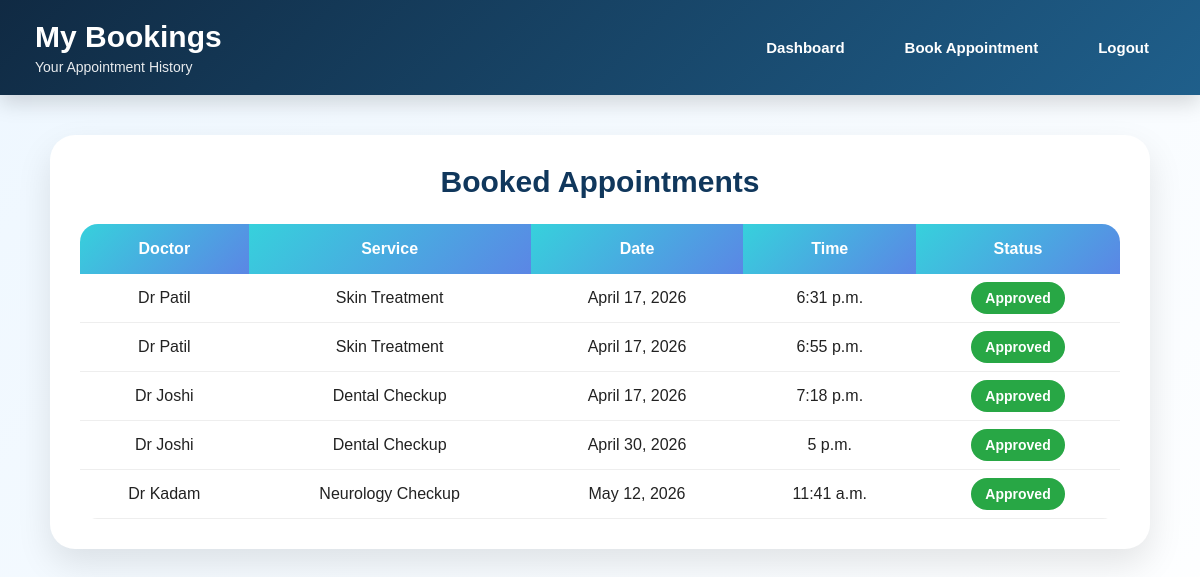
The page /mybooking/ (signed in) on the database as committed earlier.
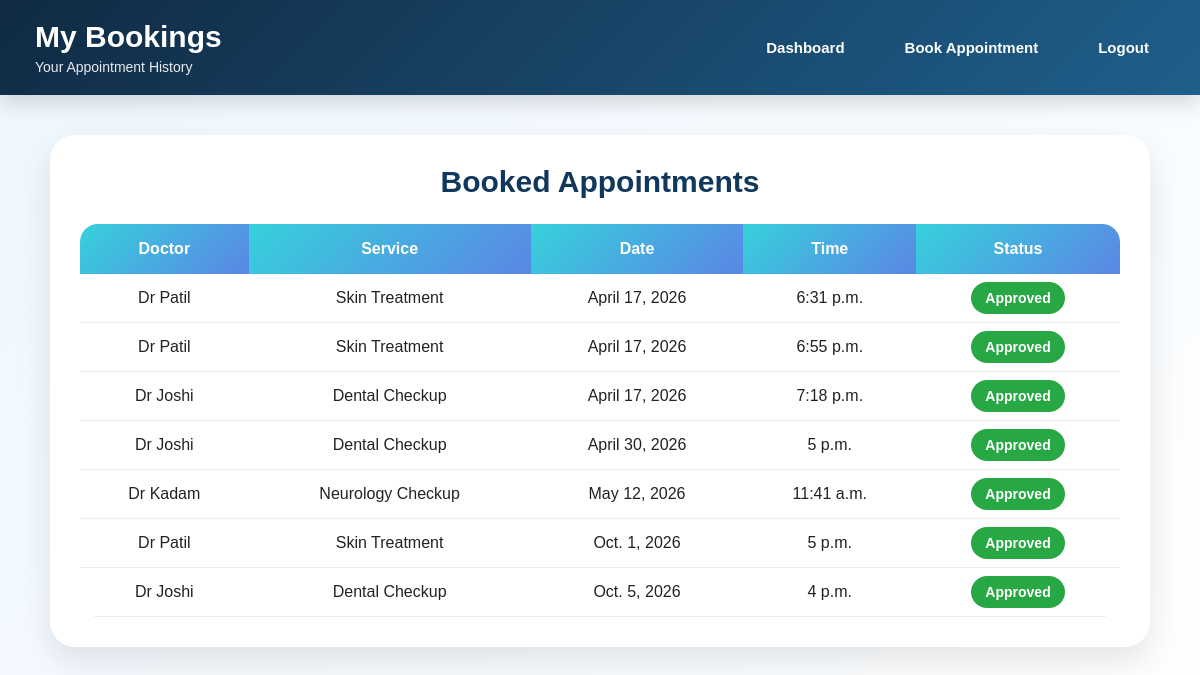
The same page on the database as committed later.
### scheduler/models.py (models this page shows, shortened)
class Appointment(models.Model):
    STATUS = [
        ('Pending', 'Pending'),
        ('Approved', 'Approved'),
        ('Rejected', 'Rejected'),
    ]
    user = models.ForeignKey(User, on_delete=models.CASCADE)
    patient_name = models.CharField(max_length=100)
    doctor = models.ForeignKey(Doctor, on_delete=models.CASCADE)
    service = models.ForeignKey(Service, on_delete=models.CASCADE)
    date = models.DateField()
    time = models.TimeField()
    status = models.CharField(max_length=20, choices=STATUS, default="Pending")

class Doctor(models.Model):
    name = models.CharField(max_length=100)
    specialization = models.ForeignKey(Specialization, on_delete=models.CASCADE)
    experience = models.IntegerField()
    fee = models.IntegerField()

class Service(models.Model):
    service_name = models.CharField(max_length=100)
    description = models.CharField(max_length=200)
    price = models.IntegerField()
    duration = models.IntegerField()

### scheduler/views.py (the view)
# urls.py: path('mybooking/', views.mybooking, name='mybooking'),
def mybooking(request):
    if 'user_id' not in request.session:
        return redirect('/login/')
    user = User.objects.get(id=request.session['user_id'])
    data = Appointment.objects.filter(user=user)
    return render(request, 'mybooking.html', {'data': data})

### scheduler/templates/mybooking.html (shortened to what this page needs)
{% load static %}
<!DOCTYPE html>
<html>
<head>
    <link rel="stylesheet" href="{% static 'css/style1.css' %}">
</head>
<body class="mybooking_body">
<header class="dash_header">
    <div class="logo_area">
        <h1>My Bookings</h1>
        <p>Your Appointment History</p>
    </div>
    <nav>
        <a href="/dashboard/">Dashboard</a>
        <a href="/booking/">Book Appointment</a>
        <a href="/logout/">Logout</a>
    </nav>
</header>
<section class="mybooking_section">
<div class="mybooking_box">
<h2>Booked Appointments</h2>
{% if data %}
<table class="booking_table">
<tr>
<th>Doctor</th>
<th>Service</th>
<th>Date</th>
<th>Time</th>
<th>Status</th>
</tr>
{% for i in data %}
<tr>
<td>{{ i.doctor.name }}</td>
<td>{{ i.service.service_name }}</td>
<td>{{ i.date }}</td>
<td>{{ i.time }}</td>
<td>
{% if i.status == "Approved" %}
<span class="status approved">Approved</span>
{% elif i.status == "Rejected" %}
<span class="status rejected">Rejected</span>
{% else %}
<span class="status pending">Pending</span>
{% endif %}
</td>
</tr>
{% endfor %}
</table>
{% else %}
<div class="no_booking">
    <h3>No Bookings Yet</h3>
    <p>You have not booked any appointment.</p>
    <a href="/booking/" class="main_btn">Book Now</a>
</div>
{% endif %}
</div>
</section>
</body>
</html>

### scheduler/static/css/style1.css (style rules this page uses)
* { margin:0; padding:0; box-sizing:border-box; }
body { font-family: sans-serif; background:linear-gradient(to right,#eef7ff,#f7fcff); color:#222; }
header { background:linear-gradient(120deg,#102a43,#1f5f8b); color:white; padding:15px 30px; display:flex; justify-content:space-between; align-items:center; position:sticky; top:0; z-index:1000; box-shadow:0 5px 15px rgba(0,0,0,0.2); }
header h1 { font-size:26px; font-weight:700; }
nav a { color:white; margin-left:18px; text-decoration:none; font-size:15px; padding:8px 14px; border-radius:8px; transition:0.3s; }
section h2 { font-size:30px; margin-bottom:25px; color:#10375c; }
body header:has(h1) { justify-content:center; }
.dash_header { background:linear-gradient(135deg,#102a43,#1f5f8b); color:white; padding:20px 35px; display:flex; justify-content:space-between; align-items:center; flex-wrap:wrap; box-shadow:0 8px 20px rgba(0,0,0,0.15); }
.logo_area h1 { margin:0; font-size:30px; }
.logo_area p { margin-top:5px; font-size:14px; opacity:0.9; }
.dash_header nav { display:flex; flex-wrap:wrap; gap:10px; }
.dash_header nav a { color:white; text-decoration:none; padding:10px 16px; border-radius:10px; transition:0.3s; font-weight:bold; }
.mybooking_body { background:linear-gradient(135deg,#eef7ff,#ffffff); min-height:100vh; }
.mybooking_section { padding:40px 20px; display:flex; justify-content:center; }
.mybooking_box { width:100%; max-width:1100px; background:white; padding:30px; border-radius:25px; box-shadow:0 15px 35px rgba(0,0,0,0.10); }
.mybooking_box h2 { text-align:center; color:#10375c; margin-bottom:25px; }
.booking_table { width:100%; border-collapse:collapse; overflow:hidden; border-radius:18px; }
.booking_table th { background:linear-gradient(135deg,#36d1dc,#5b86e5); color:white; padding:16px; }
.booking_table td { padding:15px; text-align:center; border-bottom:1px solid #eee; }
.status { padding:8px 14px; border-radius:20px; color:white; font-size:14px; font-weight:bold; }
.approved { background:#28a745; }

Rows that differ between the two databases and show on the page:
added Appointment: doctor.name "Dr Patil", service.service_name "Skin Treatment", date "Oct. 1, 2026", time "5 p.m.", status "Approved"
added Appointment: doctor.name "Dr Joshi", service.service_name "Dental Checkup", date "Oct. 5, 2026", time "4 p.m.", status "Approved"
